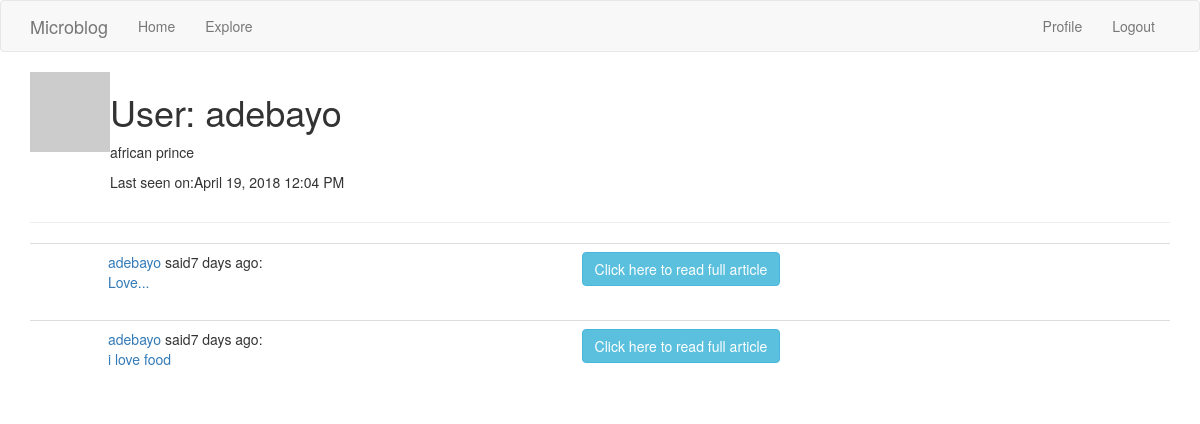
Page /user/adebayo (signed in) on the committed database.
### app/models.py (models this page shows, shortened)
class User(UserMixin, db.Model):
    id = db.Column(db.Integer, primary_key = True)
    username = db.Column(db.String(64), index =True, unique=True)
    email = db.Column(db.String(120), index=True,unique = True)
    password_hash = db.Column(db.String(128))
    posts = db.relationship('Post', backref ='author',lazy = 'dynamic')
    about_me = db.Column(db.String(140))
    last_seen = db.Column(db.DateTime, default = datetime.utcnow)
    def avatar(self, size):
        digest = md5(self.email.lower().encode('utf-8')).hexdigest()
        return 'https://www.gravatar.com/avatar/{}?d=identicon&s={}'.format(
            digest, size)

class Post(db.Model):
    id = db.Column(db.Integer,primary_key=True)
    body = db.Column(db.String(140))
    timestamp = db.Column(db.DateTime, index= True, default =datetime.utcnow)
    user_id = db.Column(db.Integer,db.ForeignKey('user.id'))

### app/main/routes.py (the view)
@bp.route('/user/<username>')
@login_required
def user(username):
    user = User.query.filter_by(username=username).first_or_404()
    page = request.args.get('page', 1, type=int)
    posts = user.posts.order_by(Post.timestamp.desc()).paginate(
        page, current_app.config['POSTS_PER_PAGE'], False)
    next_url = url_for('main.user', username=user.username, page=posts.next_num) \
        if posts.has_next else None
    prev_url = url_for('main.user', username=user.username, page=posts.prev_num) \
        if posts.has_prev else None
    return render_template('user.html', user=user, posts=posts.items,
                           next_url=next_url, prev_url=prev_url)

### app/main/routes.py (called while the page is built)
@bp.before_request
def before_request():
    if current_user.is_authenticated:
        current_user.last_seen = datetime.utcnow()
        db.session.commit()

### app/models.py (called while the page is built)
@login.user_loader
def load_user(id):
    return User.query.get(int(id))

### app/templates/user.html (shortened to what this page needs)
{% extends "base.html"%}
{% block app_content %}
<table>
      <tr valign="top">
          <td><img src="{{ user.avatar(128) }}"></td>
          <td>
            <h1>User: {{ user.username }}</h1>
            {% if user.about_me %}<p>{{user.about_me}}</p>{%  endif %}
            {% if user.last_seen %} <p>Last seen on:{{ moment(user.last_seen).format('LLL')}}</p>{% endif %}
          </td>
      </tr>
  </table>
<hr>
{% for post in posts %}
  {% include '_post.html'%}
{% endfor %}
{% endblock %}

### app/templates/_post.html (shortened to what this page needs)
<table class="table table-hover">
       <tr>
           <td width="70px">
           </td>
           <td>
               <a href="{{ url_for('main.user', username=post.author.username) }}">
                   {{ post.author.username }}
               </a>
               said{{ moment(post.timestamp).fromNow() }}:
               <br>
               <a href="{{url_for('main.fullpost',id=post.id)}}">{{ post.body |truncate (10)}}</a>
           </td>
           <td>
              <a href="{{url_for('main.fullpost',id=post.id)}}"><button class="btn btn-info">Click here to read full article</button></a>
           </td>
       </tr>
   </table>

### rows in the picture
User: username "adebayo", about_me "african prince", last_seen "April 19, 2018 12:04 PM"
Post: author.username "adebayo", timestamp "7 days ago", body "Love..."
Post: author.username "adebayo", timestamp "7 days ago", body "i love food"
